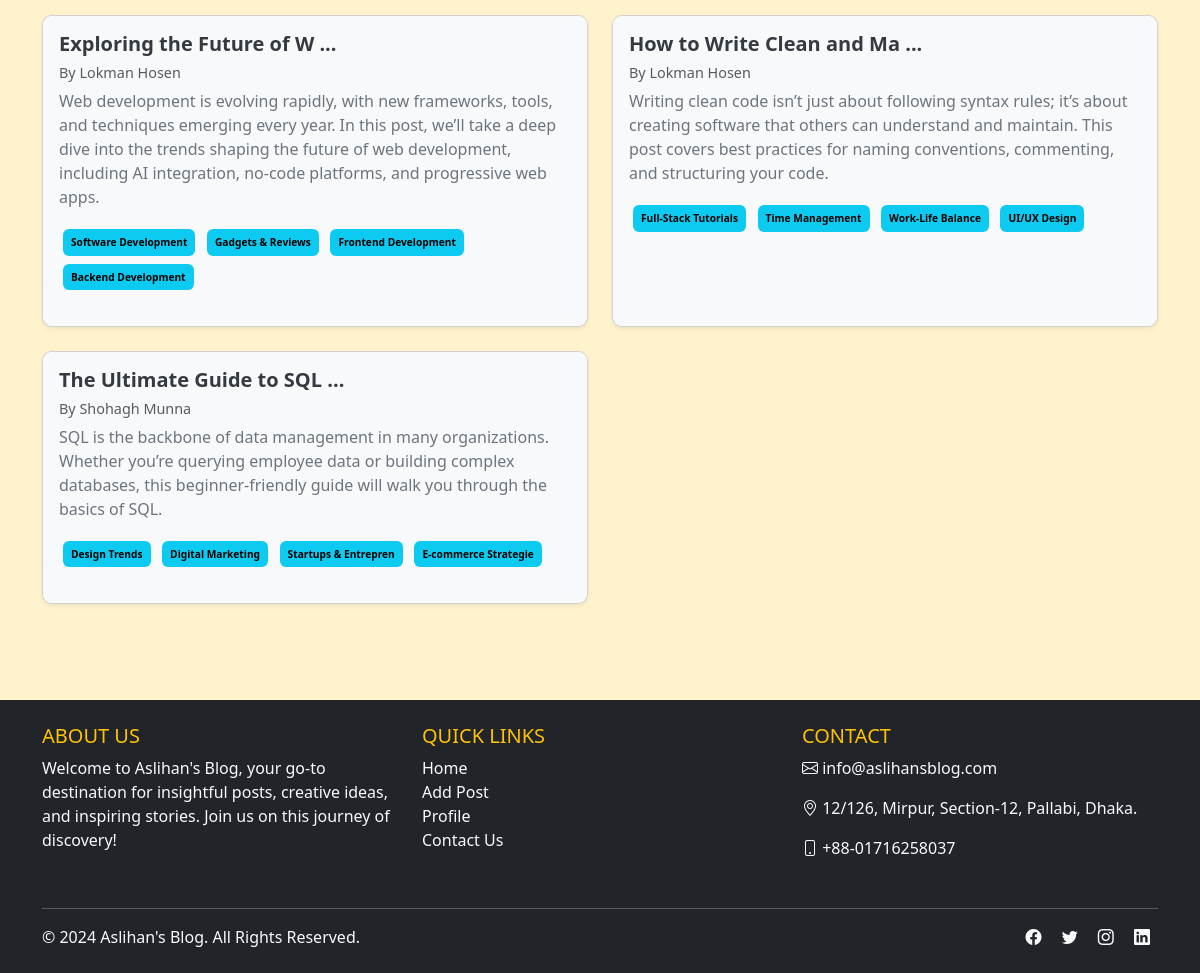
The app's page / (lower part), older data.
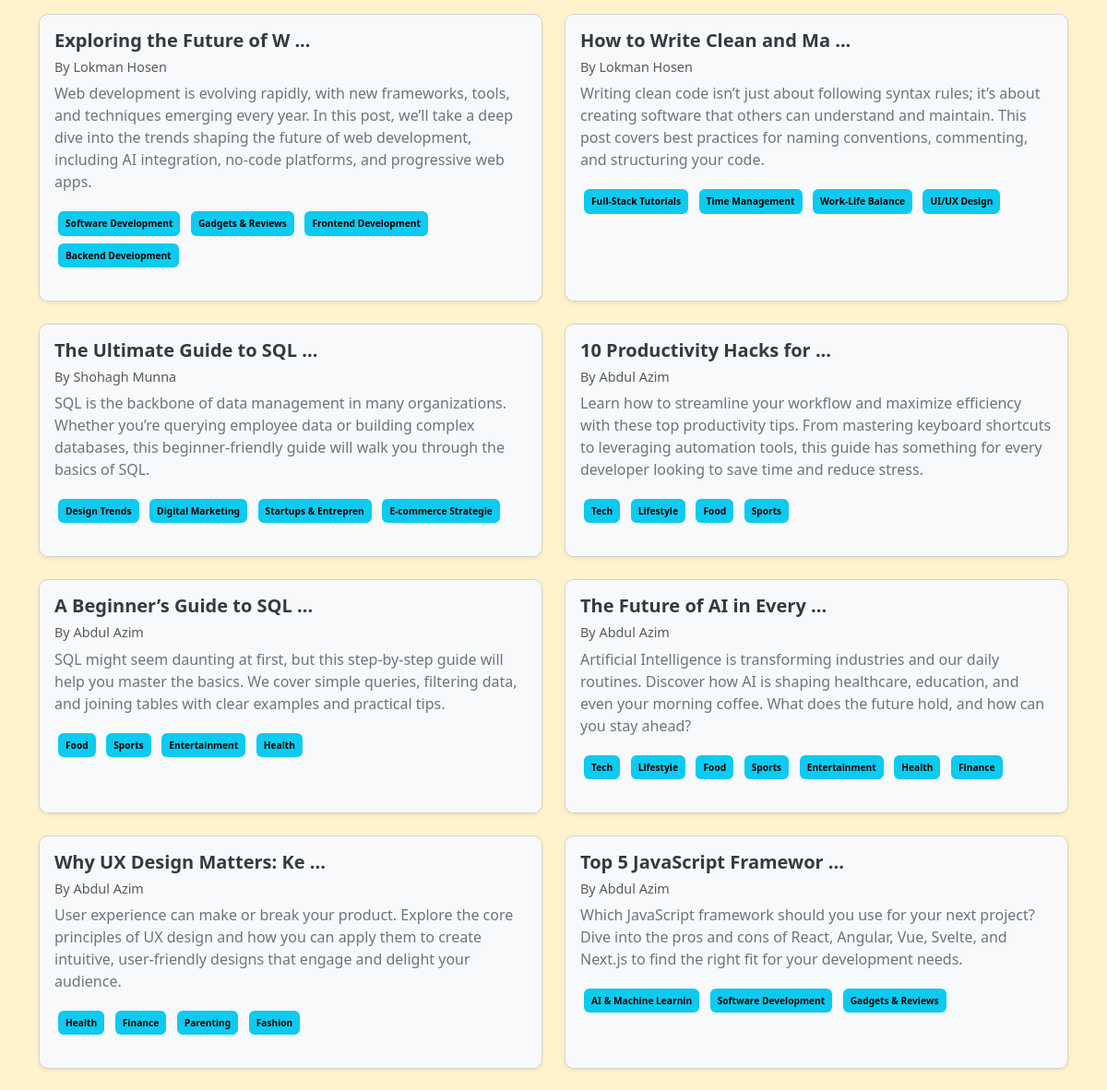
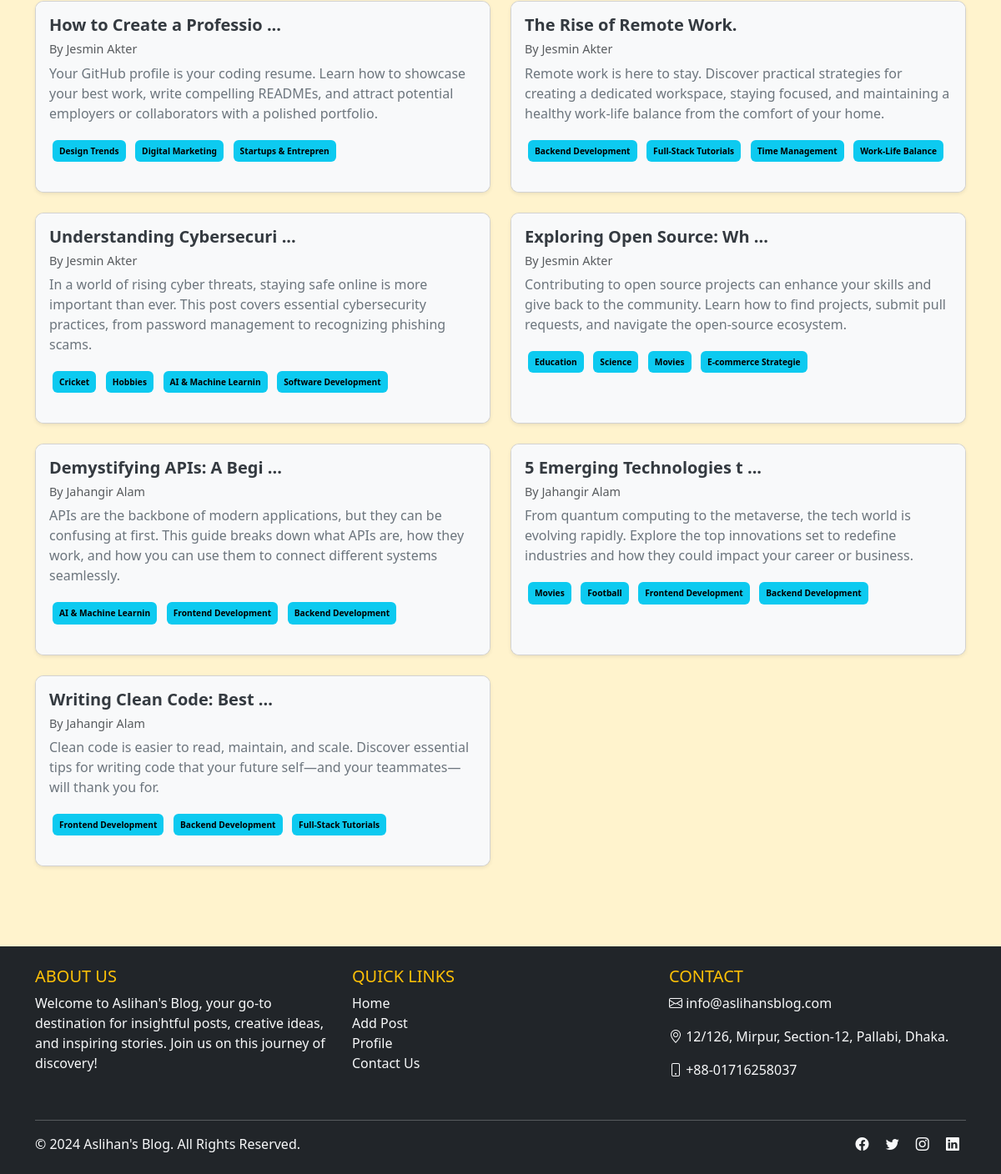
The same page, newer data (2 pictures, top to bottom).
### posts/models.py (models this page shows, shortened)
class Post(models.Model):
    title = models.CharField(max_length=50)
    content = models.TextField()
    category = models.ManyToManyField(Category)
    author = models.ForeignKey(User, on_delete=models.CASCADE)

### categories/models.py (models this page shows, shortened)
class Category(models.Model):
    name = models.CharField(max_length=20)
    slug = models.CharField(max_length=100, unique=True, null=True, blank = True)

### django_simple_blog_project/views.py (the view)
# urls.py: 2. Add a URL to urlpatterns:  path('', views.home, name='home')
def home(request, category_slug=None):
    author = Author.objects.all()
    data = Post.objects.all()
    if category_slug is not  None:
        data = Post.objects.filter(category__slug=category_slug)
    categories = Category.objects.all()
    return render(request, 'index.html', {'data': data, 'category': categories})

### templates/index.html (shortened to what this page needs)
{% extends "base.html" %} {% block content %}
<div class="container my-4">
  <div class="row">
    {% for post in data %}
    <div class="col-md-6 mb-4">
      <div
        class="card shadow-sm h-100"
        style="border-radius: 10px; overflow: hidden"
      >
        <div class="card-body" style="background-color: #f8f9fa">
          <h5 class="card-title" style="font-weight: bold; color: #343a40">
            {{ post.title|slice:":25" }} {% if post.title|length > 25 %} ...
            {% endif %}
          </h5>
          <h6 class="text-muted" style="font-size: 0.9em">
            By {{ post.author.first_name}} {{post.author.last_name}}
          </h6>
          <p class="card-text" style="color: #6c757d">
            {{ post.content|slice:":300" }}
          </p>
          <div style="font-size: 0.85em; margin-bottom: 1rem">
            {% for cat in post.category.all %}
            <span
              class="badge text-bg-info p-2 m-1"
              style="background-color: #6c757d"
              >{{ cat.name }}</span
            >
            {% endfor %}
          </div>
        </div>
      </div>
    </div>
    {% endfor %}
  </div>
</div>
{% endblock %}

Row changes from the older to the newer data that the page shows:
added Post: title "10 Productivity Hacks for", author.first_name "Abdul", author.last_name "Azim", content "Learn how to streamline your workflow and maximize efficiency with these top productivity tips. From mastering keyboard shortcuts to leveraging automation tools, this guide has something for every developer looking to save time and reduce stress."
now on this page (row unchanged): Category: name "Tech"
now on this page (row unchanged): Category: name "Lifestyle"
now on this page (row unchanged): Category: name "Food"
now on this page (row unchanged): Category: name "Sports"
added Post: title "A Beginner’s Guide to SQL", author.first_name "Abdul", author.last_name "Azim", content "SQL might seem daunting at first, but this step-by-step guide will help you master the basics. We cover simple queries, filtering data, and joining tables with clear examples and practical tips."
now on this page (row unchanged): Category: name "Entertainment"
now on this page (row unchanged): Category: name "Health"
added Post: title "The Future of AI in Every", author.first_name "Abdul", author.last_name "Azim", content "Artificial Intelligence is transforming industries and our daily routines. Discover how AI is shaping healthcare, education, and even your morning coffee. What does the future hold, and how can you stay ahead?"
now on this page (row unchanged): Category: name "Finance"
added Post: title "Why UX Design Matters: Ke", author.first_name "Abdul", author.last_name "Azim", content "User experience can make or break your product. Explore the core principles of UX design and how you can apply them to create intuitive, user-friendly designs that engage and delight your audience."
now on this page (row unchanged): Category: name "Parenting", shown under "Why UX Design Matters: Ke"
now on this page (row unchanged): Category: name "Fashion", shown under "Why UX Design Matters: Ke"
added Post: title "Top 5 JavaScript Framewor", author.first_name "Abdul", author.last_name "Azim", content "Which JavaScript framework should you use for your next project? Dive into the pros and cons of React, Angular, Vue, Svelte, and Next.js to find the right fit for your development needs.", Category (name "Software Development"), Category (name "Gadgets & Reviews")
now on this page (row unchanged): Category: name "AI & Machine Learnin"
added Post: title "How to Create a Professio", author.first_name "Jesmin", author.last_name "Akter", content "Your GitHub profile is your coding resume. Learn how to showcase your best work, write compelling READMEs, and attract potential employers or collaborators with a polished portfolio.", Category (name "Design Trends"), Category (name "Digital Marketing"), Category (name "Startups & Entrepren")
added Post: title "The Rise of Remote Work.", author.first_name "Jesmin", author.last_name "Akter", content "Remote work is here to stay. Discover practical strategies for creating a dedicated workspace, staying focused, and maintaining a healthy work-life balance from the comfort of your home.", Category (name "Backend Development"), Category (name "Full-Stack Tutorials"), Category (name "Time Management"), Category (name "Work-Life Balance")
added Post: title "Understanding Cybersecuri", author.first_name "Jesmin", author.last_name "Akter", content "In a world of rising cyber threats, staying safe online is more important than ever. This post covers essential cybersecurity practices, from password management to recognizing phishing scams.", Category (name "Software Development")
now on this page (row unchanged): Category: name "Cricket", shown under "Understanding Cybersecuri"
now on this page (row unchanged): Category: name "Hobbies", shown under "Understanding Cybersecuri"
added Post: title "Exploring Open Source: Wh", author.first_name "Jesmin", author.last_name "Akter", content "Contributing to open source projects can enhance your skills and give back to the community. Learn how to find projects, submit pull requests, and navigate the open-source ecosystem.", Category (name "E-commerce Strategie")
now on this page (row unchanged): Category: name "Education", shown under "Exploring Open Source: Wh"
now on this page (row unchanged): Category: name "Science", shown under "Exploring Open Source: Wh"
now on this page (row unchanged): Category: name "Movies"
added Post: title "Demystifying APIs: A Begi", author.first_name "Jahangir", author.last_name "Alam", content "APIs are the backbone of modern applications, but they can be confusing at first. This guide breaks down what APIs are, how they work, and how you can use them to connect different systems seamlessly.", Category (name "Frontend Development"), Category (name "Backend Development")
added Post: title "5 Emerging Technologies t", author.first_name "Jahangir", author.last_name "Alam", content "From quantum computing to the metaverse, the tech world is evolving rapidly. Explore the top innovations set to redefine industries and how they could impact your career or business.", Category (name "Frontend Development"), Category (name "Backend Development")
now on this page (row unchanged): Category: name "Football", shown under "5 Emerging Technologies t"
added Post: title "Writing Clean Code: Best", author.first_name "Jahangir", author.last_name "Alam", content "Clean code is easier to read, maintain, and scale. Discover essential tips for writing code that your future self—and your teammates—will thank you for.", Category (name "Frontend Development"), Category (name "Backend Development"), Category (name "Full-Stack Tutorials")
